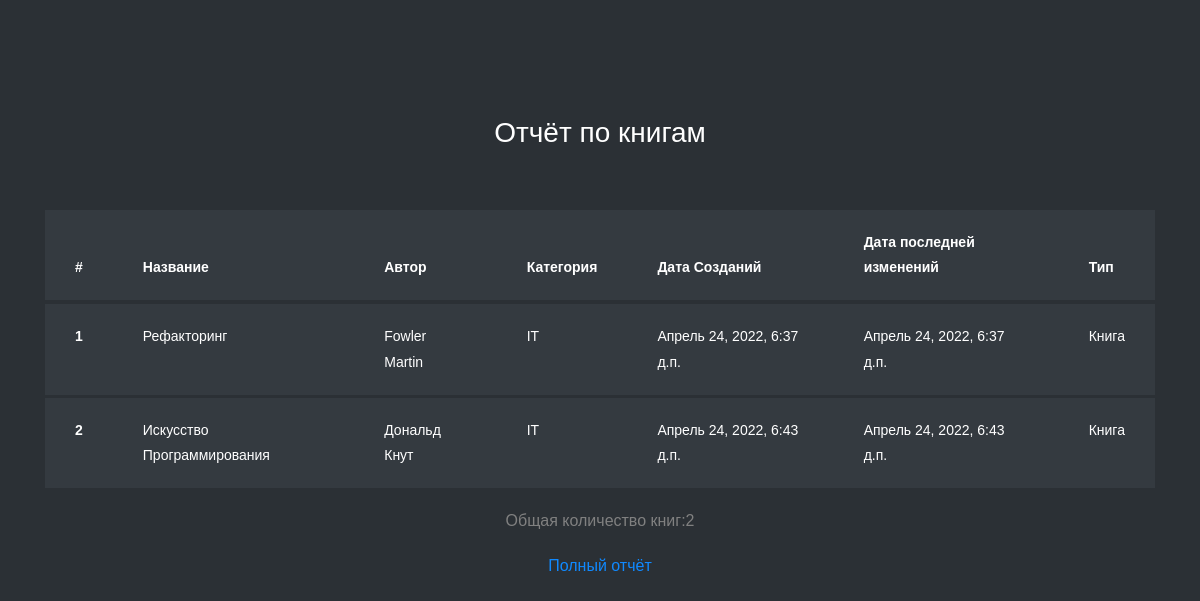
The app's page /admin_report_all_book/ (signed in), older data.
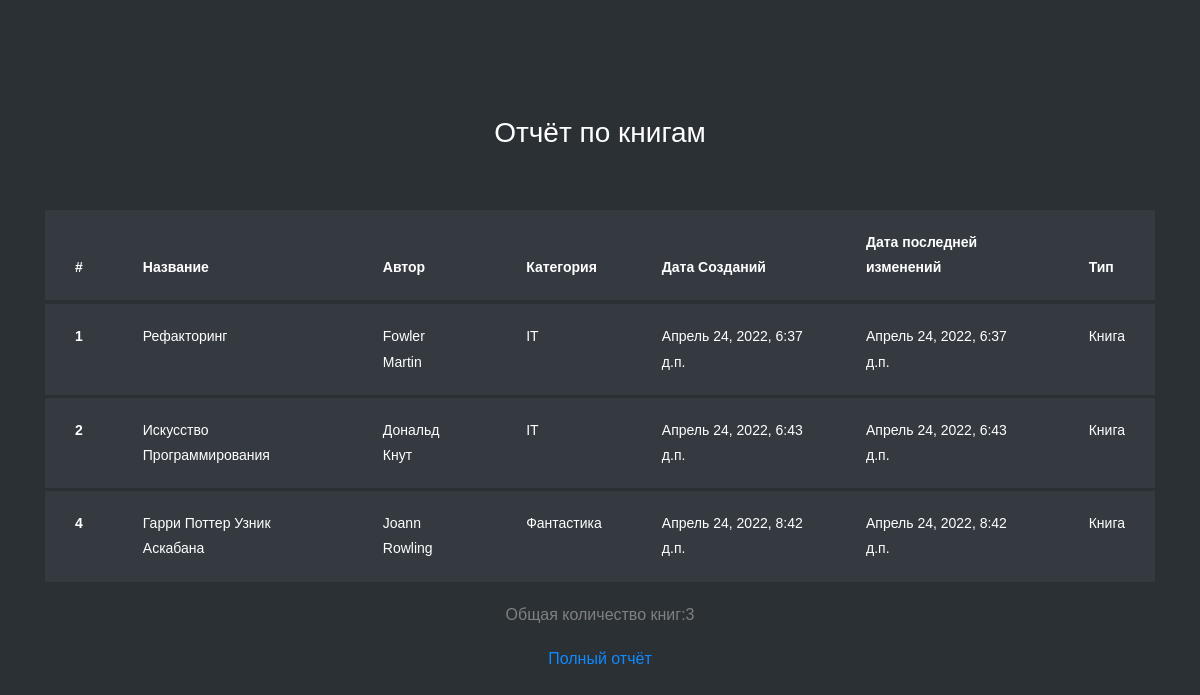
The same page, newer data.
### DiDiStoreApp/models.py (models this page shows, shortened)
class Book(models.Model):
    teacher = models.ForeignKey(User,on_delete=models.CASCADE,null=True)
    photo = models.ImageField(upload_to="photos/%Y/%m/%d/", verbose_name="Фото")
    author = models.ForeignKey("Author", on_delete=models.CASCADE, verbose_name="Автор",blank=True,null=True)
    category = models.ForeignKey("Category", on_delete=models.CASCADE, verbose_name="Категория")
    name = models.CharField(max_length=100, verbose_name="Название")
    file = models.FileField(upload_to="files/%Y/%m/%d/",verbose_name="Книга")
    created_at = models.DateTimeField(auto_now_add=True,verbose_name="Создано")
    updated_at = models.DateTimeField(auto_now=True,verbose_name="Последний изм.")
    desc = models.TextField(verbose_name="Описание")
    type = models.CharField(max_length=255,verbose_name="Тип",choices=TYPE_CHOICES,default="Книга")
    class Meta:
        verbose_name = "Книга"
        verbose_name_plural = "Книги"

class Author(models.Model):
    name = models.CharField(max_length=100, verbose_name="Название")
    desc = models.TextField(verbose_name="Описание")
    photo = models.ImageField(upload_to="author_photos/%Y/%m/%d/", verbose_name="Фото")
    def __str__(self):
        return self.name
    class Meta:
        verbose_name = "Автор"
        verbose_name_plural = "Авторы"

class Category(models.Model):
    name = models.CharField(max_length=100, verbose_name="Название")
    def __str__(self):
        return self.name
    class Meta:
        verbose_name = "Категория"
        verbose_name_plural = "Категории"

### DiDiStoreApp/views.py (the view)
# urls.py: path("admin_report_all_book/", admin_report_all_book, name="admin_report_all_book"),
@user_passes_test(is_admin)
def admin_report_all_book(request):
    count_order_item = Book.objects.all().count()
    books = Book.objects.all()
    context = {
        "count_order_item": count_order_item,
        "books": books,
    }
    return render(request, "DiDiStoreApp/admin_book_report.html", context)

### DiDiStoreApp/views.py (called while the page is built)
def is_admin(user):
    return user.groups.filter(name='ADMIN').exists()

### DiDiStoreApp/templates/DiDiStoreApp/admin_book_report.html (shortened to what this page needs)
{% load static %}
<!doctype html>
<html lang="en">
  <head>
	<link rel="stylesheet" href="https://stackpath.bootstrapcdn.com/font-awesome/4.7.0/css/font-awesome.min.css">
	<link rel="stylesheet" href="{% static 'DiDiStoreApp/css/style.css' %}">
	</head>
	<body>
	<section class="ftco-section">
		<div class="container">
			<div class="row justify-content-center">
				<div class="col-md-6 text-center mb-5">
					<h2 class="heading-section">Отчёт по книгам</h2>
				</div>
			</div>
			<div class="row">
				<div class="col-md-12">
					<div class="table-wrap">
						<table class="table table-bordered table-dark table-hover">
						  <thead>
						    <tr>
						      <th>#</th>
						      <th>Название</th>
						      <th>Автор</th>
						      <th>Категория</th>
						      <th>Дата Cозданий</th>
						      <th>Дата последней изменений </th>
						      <th>Тип </th>
						    </tr>
						  </thead>
                            {% for j in books %}
						  <tbody>
						    <tr>
						      <th scope="row">{{ j.id }}</th>
						      <td>{{ j.name }}</td>
						      <td>{{ j.author }}</td>
						      <td>{{ j.category }}</td>
						      <td>{{ j.created_at }}</td>
						      <td>{{ j.updated_at }}</td>
						      <td>{{ j.type }}</td>
						    </tr>
						  </tbody>
			{% endfor %}
						</table>
                    <P align="center">Общая количество книг:{{ count_order_item }}</P>
                    <p align="center"><a href="{% url 'admin_report_all_book' %}">Полный отчёт</a></p>
					</div>
				</div>
			</div>
		</div>
	</section>
	</body>
</html>

Row changes from the older to the newer data that the page shows:
added Book: id "4", name "Гарри Поттер Узник Аскабана", author "Joann Rowling", category "Фантастика", created_at "Апрель 24, 2022, 8:42 д.п.", updated_at "Апрель 24, 2022, 8:42 д.п.", type "Книга"
Text that changed along with them:
{{ count_order_item }}: "2" → "3"
